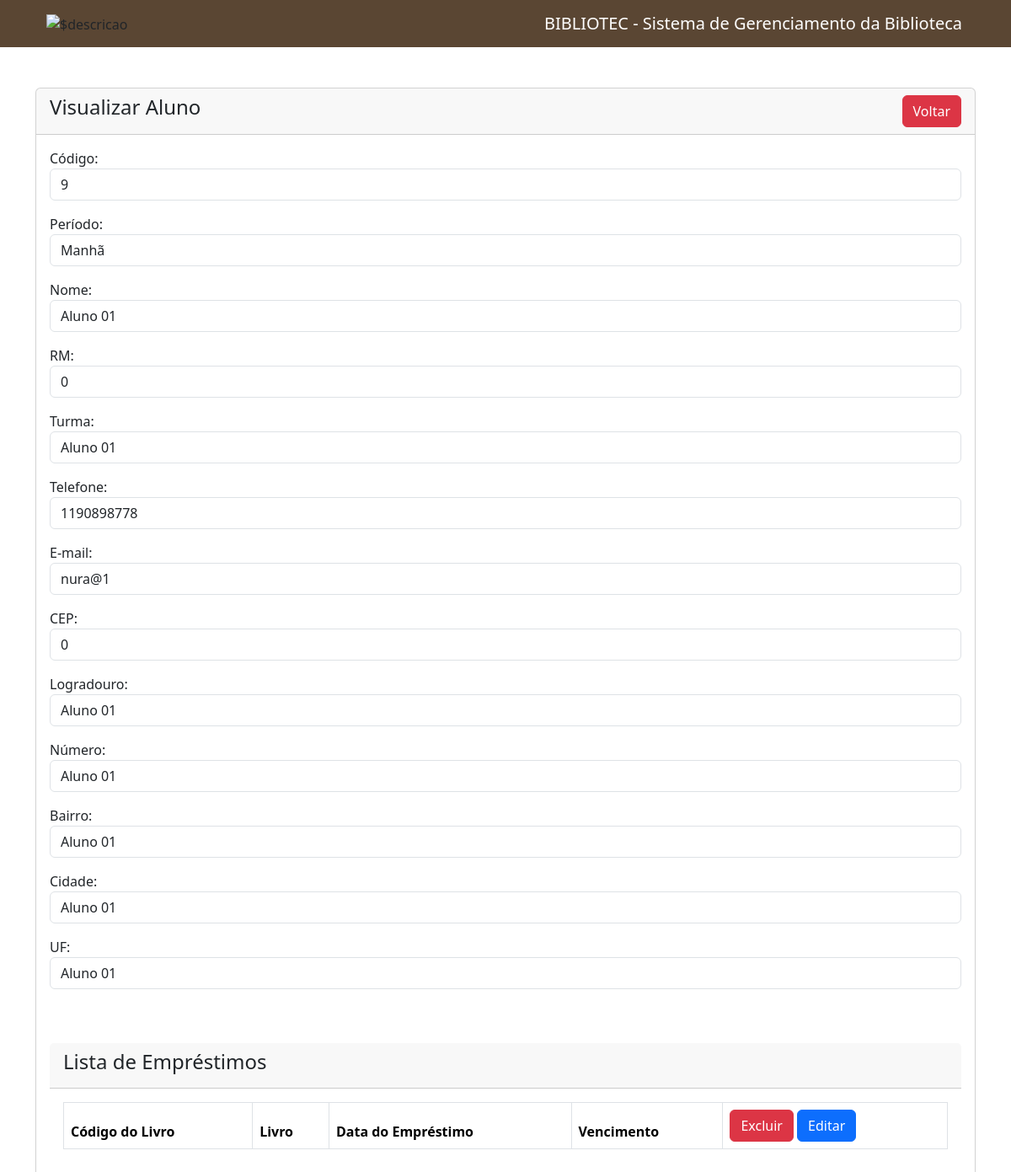
The app's page /visualizar-aluno.php?id=9 with its own data.
### tables this page shows
CREATE TABLE `alunos` (
  `id` int(11) NOT NULL,
  `periodo` varchar(20) NOT NULL,
  `nome` varchar(100) NOT NULL,
  `rm` int(10) NOT NULL,
  `turma` varchar(100) NOT NULL,
  `tel` int(20) NOT NULL,
  `email` varchar(100) NOT NULL,
  `cep` int(8) NOT NULL,
  `logra` varchar(100) NOT NULL,
  `numero` varchar(10) NOT NULL,
  `bairro` varchar(60) NOT NULL,
  `cidade` varchar(50) NOT NULL,
  `uf` varchar(25) NOT NULL
);

### visualizar-aluno.php (the view, shortened to what this page needs)
<?php
require 'conexao.php';
?>
<!doctype html>
<html lang="en">
  <head>
    <link href="https://cdn.jsdelivr.net/npm/bootstrap@5.3.8/dist/css/bootstrap.min.css" rel="stylesheet">
  </head>
  <body>
    <?php include('navbar.php'); ?>
    <div class="container mt-5">
        <div class="row">
            <div class="col-md-12">
                <div class="card">
                    <div class="card-header">
                        <h4>Visualizar Aluno
                            <a href="index.php" class="btn btn-danger float-end">Voltar</a>
                        </h4>
                    </div>
                    <div class="card-body">
                        <div class="aluno">
                        <?php
                        if (isset($_GET['id'])) {
                            $aluno_id = mysqli_real_escape_string($conexao, $_GET['id']);
                            $sql = "SELECT * FROM alunos WHERE id='$aluno_id'";
                            $query = mysqli_query($conexao, $sql);
                            if (mysqli_num_rows($query) > 0) {
                                $aluno = mysqli_fetch_array($query);
                        ?>
                                <div class="mb-3">
                            <label>Código:</label>
                            <p class="form-control">
                                <?= $aluno['id']; ?>
                            </p>
                        </div>
                        <div class="mb-3">
                            <label>Período:</label>
                            <p class="form-control">
                                <?= $aluno['periodo']; ?>
                            </p>
                        </div>
                        <div class="mb-3">
                            <label>Nome:</label>
                            <p class="form-control">
                                <?= $aluno['nome']; ?>
                            </p>
                        </div>
                        <div class="mb-3">
                            <label>RM:</label>
                            <p class="form-control">
                                <?= $aluno['rm']; ?>
                            </p>
                        </div>
                        <div class="mb-3">
                            <label>Turma:</label>
                            <p class="form-control">
                                <?= $aluno['turma']; ?>
                            </p>
                        </div>
                        <div class="mb-3">
                            <label>Telefone:</label>
                            <p class="form-control">
                                <?= $aluno['tel']; ?>
                            </p>
                        </div>
                        <div class="mb-3">
                            <label>E-mail:</label>
                            <p class="form-control">
                                <?= $aluno['email']; ?>
                            </p>
                        </div>
                        <div class="mb-3">
                            <label>CEP:</label>
                            <p class="form-control">
                                <?= $aluno['cep']; ?>
                            </p>
                        </div>
                        <div class="mb-3">
                            <label>Logradouro:</label>
                            <p class="form-control">
                                <?= $aluno['logra']; ?>
                            </p>
                        </div>
                        <div class="mb-3">
                            <label>Número:</label>
                            <p class="form-control">
                                <?= $aluno['numero']; ?>
                            </p>
                        </div>
                        <div class="mb-3">
                            <label>Bairro:</label>
                            <p class="form-control">
                                <?= $aluno['bairro']; ?>
                            </p>
                        </div>
                        <div class="mb-3">
                            <label>Cidade:</label>
                            <p class="form-control">
                                <?= $aluno['cidade']; ?>
                            </p>
                        </div>
                        <div class="mb-3">
                            <label>UF:</label>
                            <p class="form-control">
                                <?= $aluno['uf']; ?>
                            </p>
                        </div>
                        <?php
                            } else {
                                echo '<h5>Aluno não encontrado</h5>';
                            }
                        }
                        ?>
                            <br><br>
                        <div class="livroemprestado">
                            <div class="card-header">
                                <h4> Lista de Empréstimos</h4>
                            </div>
                            <div class="card-body">
                            <table class="table table-bordered table-striped">
                                <thead>
                                    <tr>
                                        <th>Código do Livro</th>
                                        <th>Livro</th>
                                        <th>Data do Empréstimo</th>
                                        <th>Vencimento</th>
                                        <th>
                                            <button type="button" class="btn btn-danger">Excluir</button>
                                            <button type="button" class="btn btn-primary">Editar</button>
                                        </th>
                                    </tr>
                                </thead>
                            </div>
                        </div>

### records on screen
alunos: id "9", periodo "Manhã", nome "Aluno 01", rm "0", turma "Aluno 01", tel "1190898778", email "nura@1", cep "0", logra "Aluno 01", numero "Aluno 01", bairro "Aluno 01", cidade "Aluno 01", uf "Aluno 01"
